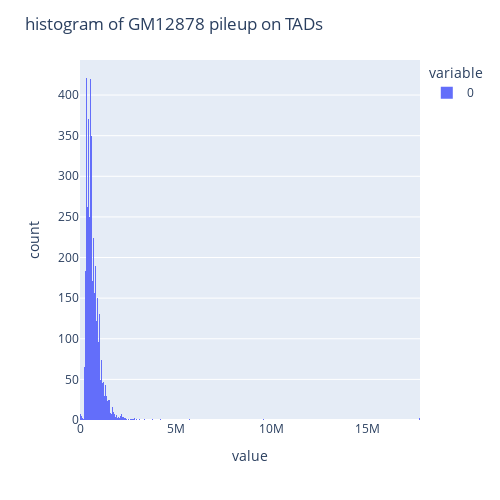

Notebook source saved alongside this figure:
### Code cell
fig = px.histogram(
    tads["start2"] - tads["start1"]
)
fig.update_layout(
    height = 500,
    width = 500,
    title = "histogram of GM12878 pileup on TADs"
)

### Figure 1 — Plotly figure (JSON) as saved in the notebook; plotly's stock layout.template omitted (floating-point values rounded to 4 significant figures; data arrays with more than 128 entries replaced by an {"elided": "..."} marker saying what was removed)
{"data": [{"alignmentgroup": "True", "bingroup": "x", "hovertemplate": "variable=0<br>value=%{x}<br>count=%{y}<extra></extra>", "legendgroup": "0", "marker": {"color": "#636efa", "pattern": {"shape": ""}}, "name": "0", "offsetgroup": "0", "orientation": "v", "showlegend": true, "type": "histogram", "x": {"elided": "4330 int values"}, "xaxis": "x", "yaxis": "y"}], "layout": {"barmode": "relative", "height": 500, "legend": {"title": {"text": "variable"}, "tracegroupgap": 0}, "margin": {"t": 60}, "title": {"text": "histogram of GM12878 pileup on TADs"}, "width": 500, "xaxis": {"anchor": "y", "domain": [0, 1], "title": {"text": "value"}}, "yaxis": {"anchor": "x", "domain": [0, 1], "title": {"text": "count"}}}}
